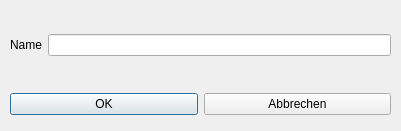
<?xml version="1.0" encoding="UTF-8"?>
<ui version="4.0">
 <class>Dialog_lieferanten</class>
 <widget class="QDialog" name="Dialog_lieferanten">
  <property name="geometry">
   <rect>
    <x>0</x>
    <y>0</y>
    <width>401</width>
    <height>131</height>
   </rect>
  </property>
  <property name="windowTitle">
   <string>Lieferant</string>
  </property>
  <property name="modal">
   <bool>true</bool>
  </property>
  <widget class="QWidget" name="layoutWidget_3">
   <property name="geometry">
    <rect>
     <x>10</x>
     <y>10</y>
     <width>381</width>
     <height>71</height>
    </rect>
   </property>
   <layout class="QGridLayout" name="gridLayout_2">
    <item row="0" column="1">
     <widget class="QLineEdit" name="lineEdit_name"/>
    </item>
    <item row="0" column="0">
     <widget class="QLabel" name="label_4">
      <property name="text">
       <string>Name</string>
      </property>
     </widget>
    </item>
   </layout>
  </widget>
  <widget class="QWidget" name="layoutWidget_4">
   <property name="geometry">
    <rect>
     <x>10</x>
     <y>90</y>
     <width>381</width>
     <height>29</height>
    </rect>
   </property>
   <layout class="QHBoxLayout" name="horizontalLayout_2">
    <item>
     <widget class="QPushButton" name="pushButton_ok">
      <property name="text">
       <string>OK</string>
      </property>
     </widget>
    </item>
    <item>
     <widget class="QPushButton" name="pushButton_cancel">
      <property name="text">
       <string>Abbrechen</string>
      </property>
     </widget>
    </item>
   </layout>
  </widget>
 </widget>
 <resources/>
 <connections/>
</ui>
